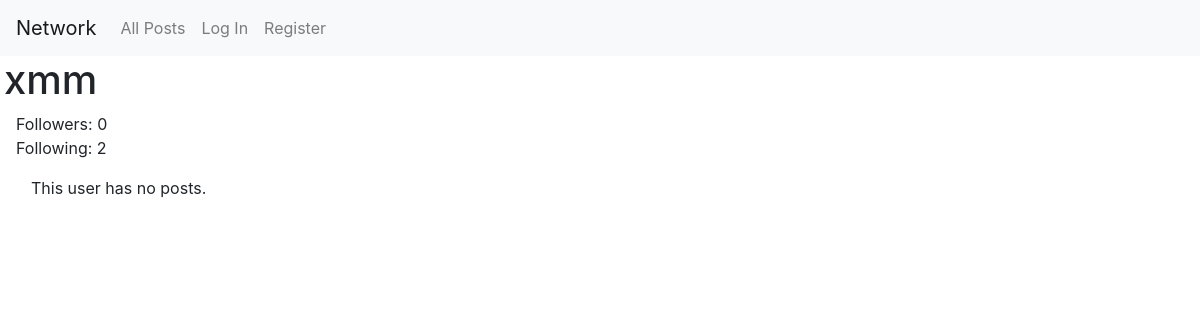
The app's page /xmm/profile, older data.
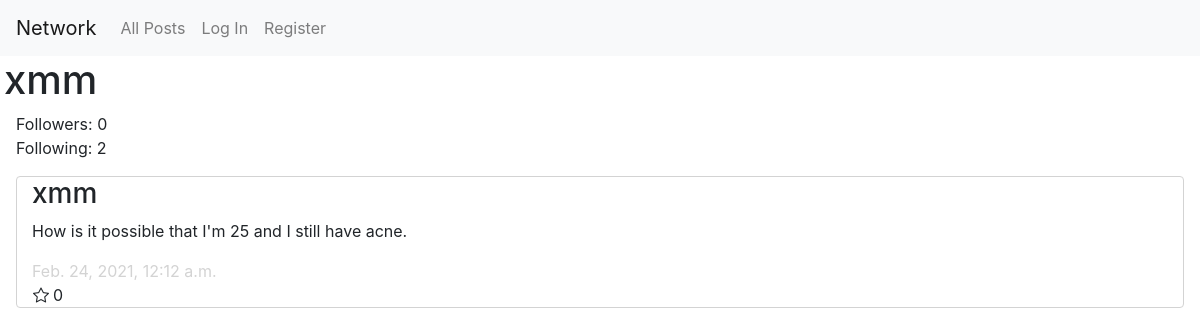
The same page, newer data.
### network/models.py (models this page shows, shortened)
class User(AbstractUser):
    pass

class Post(models.Model):
    poster = models.ForeignKey(
        User, on_delete=models.CASCADE, related_name="my_posts")
    content = models.TextField()
    timestamp = models.DateTimeField(auto_now_add=True)
    likes = models.PositiveBigIntegerField(default=0)

### network/views.py (the view)
# urls.py: path("<str:username>/profile", views.profile, name="profile"),
def profile(request, username):
    user = User.objects.get(username=username)
    followers = Follow.objects.filter(following=user)
    following = Follow.objects.filter(follower=user)
    if (request.user.is_authenticated):
        if (Follow.objects.filter(follower=request.user, following=user).count() == 1):
            button = "unfollow"
        else:
            button = "follow"
    else:
        button = "follow"
    posts = user.my_posts.all()
    posts = posts.order_by("-timestamp").all()
    return render(request, "network/profile.html", {
        "user_profile": user,
        "followers": len(followers),
        "following": len(following),
        "posts": posts,
        "button": button
    })

### network/templates/network/profile.html (shortened to what this page needs)
{% extends "network/layout.html" %}
{% load static %}
{% block body %}
<h1 class="ml-1">{{user_profile.username}}</h1>
<div id="follow">
    <div class="ml-3" id="followers" data-followers={{followers}}>Followers: {{followers}}</div>
    <div class="ml-3">Following: {{following}}</div>
</div>
<div id="my-posts">
    {% for post in posts %}
    <div class="container col-12">
        <h3>{{post.poster}}</h3>
        <p>{{post.content}}</p>
        <div class="timestamp">{{post.timestamp}}</div>
        <div class="row">
            <i class="bi bi-star ml-3 mr-1"></i>
            <div>{{post.likes}}</div>
        </div>
    </div>
    {% empty %}
    <div class="no-posts col-12">This user has no posts.</div>
    {% endfor %}
</div>
{% endblock %}

### network/templates/network/layout.html (shortened to what this page needs)
{% load static %}
<!DOCTYPE html>
<html lang="en">
<head>
    <link rel="stylesheet" href="https://stackpath.bootstrapcdn.com/bootstrap/4.4.1/css/bootstrap.min.css"
>
    <link rel="stylesheet" href="https://cdn.jsdelivr.net/npm/bootstrap-icons@1.4.0/font/bootstrap-icons.css">
    <link href="{% static 'network/styles.css' %}" rel="stylesheet">
</head>
<body>
    <nav class="navbar navbar-expand-lg navbar-light bg-light">
        <a class="navbar-brand" href="#">Network</a>
        <div>
            <ul class="navbar-nav mr-auto">
                <li class="nav-item">
                    <a class="nav-link" href="{% url 'index' %}">All Posts</a>
                </li>
                {% if user.is_authenticated %}
                <li class="nav-item">
                    <a class="nav-link" href="#">Following</a>
                </li>
                <li class="nav-item">
                    <a class="nav-link" href="{% url 'logout' %}">Log Out</a>
                </li>
                {% else %}
                <li class="nav-item">
                    <a class="nav-link" href="{% url 'login' %}">Log In</a>
                </li>
                <li class="nav-item">
                    <a class="nav-link" href="{% url 'register' %}">Register</a>
                </li>
                {% endif %}
            </ul>
        </div>
    </nav>
    <div class="body">
        {% block body %}
        {% endblock %}
    </div>
</body>
</html>

### network/static/network/styles.css (style rules this page uses)
.container { border: 0.1rem; border-color: lightgray; border-style: solid; margin: 1rem; width: auto; border-radius: 4px; }
.timestamp { color: lightgray; }

Row changes from the older to the newer data that the page shows:
added Post: poster "xmm", content "How is it possible that I'm 25 and I still have acne.", timestamp "Feb. 24, 2021, 12:12 a.m.", likes "0"
Text that changed along with them:
text no longer shown: "This user has no posts."
